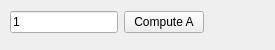
<?xml version="1.0" encoding="UTF-8"?>
<ui version="4.0">
 <class>AWindow</class>
 <widget class="QWidget" name="AWindow">
  <property name="geometry">
   <rect>
    <x>0</x>
    <y>0</y>
    <width>275</width>
    <height>50</height>
   </rect>
  </property>
  <property name="minimumSize">
   <size>
    <width>275</width>
    <height>50</height>
   </size>
  </property>
  <property name="windowTitle">
   <string>MainWindow</string>
  </property>
  <widget class="QWidget" name="">
   <property name="geometry">
    <rect>
     <x>10</x>
     <y>10</y>
     <width>225</width>
     <height>24</height>
    </rect>
   </property>
   <layout class="QHBoxLayout" name="horizontalLayout">
    <item>
     <widget class="QLineEdit" name="inputA">
      <property name="sizePolicy">
       <sizepolicy hsizetype="Fixed" vsizetype="Fixed">
        <horstretch>0</horstretch>
        <verstretch>0</verstretch>
       </sizepolicy>
      </property>
      <property name="text">
       <string>1</string>
      </property>
     </widget>
    </item>
    <item>
     <widget class="QPushButton" name="computeAButton">
      <property name="sizePolicy">
       <sizepolicy hsizetype="Fixed" vsizetype="Fixed">
        <horstretch>0</horstretch>
        <verstretch>0</verstretch>
       </sizepolicy>
      </property>
      <property name="text">
       <string>Compute A</string>
      </property>
     </widget>
    </item>
    <item>
     <widget class="QLabel" name="outputA">
      <property name="text">
       <string/>
      </property>
     </widget>
    </item>
   </layout>
  </widget>
 </widget>
 <resources/>
 <connections/>
</ui>
